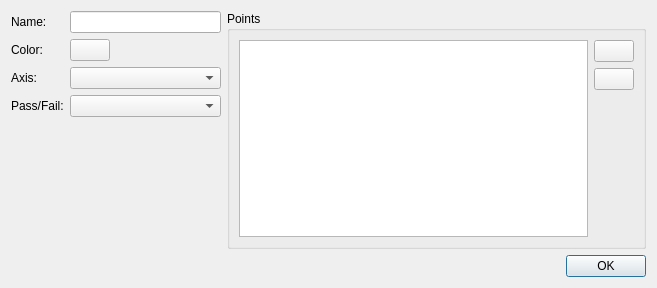
<?xml version="1.0" encoding="UTF-8"?>
<ui version="4.0">
 <class>XYPlotConstantLineEditDialog</class>
 <widget class="QDialog" name="XYPlotConstantLineEditDialog">
  <property name="geometry">
   <rect>
    <x>0</x>
    <y>0</y>
    <width>657</width>
    <height>288</height>
   </rect>
  </property>
  <property name="windowTitle">
   <string>Edit line</string>
  </property>
  <property name="modal">
   <bool>true</bool>
  </property>
  <layout class="QVBoxLayout" name="verticalLayout_3">
   <item>
    <layout class="QHBoxLayout" name="horizontalLayout_2" stretch="1,2">
     <item>
      <layout class="QVBoxLayout" name="verticalLayout_2">
       <item>
        <layout class="QFormLayout" name="formLayout">
         <item row="0" column="0">
          <widget class="QLabel" name="label">
           <property name="text">
            <string>Name:</string>
           </property>
          </widget>
         </item>
         <item row="0" column="1">
          <widget class="QLineEdit" name="name"/>
         </item>
         <item row="1" column="0">
          <widget class="QLabel" name="label_2">
           <property name="text">
            <string>Color:</string>
           </property>
          </widget>
         </item>
         <item row="1" column="1">
          <widget class="ColorPickerButton" name="color">
           <property name="sizePolicy">
            <sizepolicy hsizetype="Fixed" vsizetype="Fixed">
             <horstretch>0</horstretch>
             <verstretch>0</verstretch>
            </sizepolicy>
           </property>
           <property name="text">
            <string/>
           </property>
          </widget>
         </item>
         <item row="2" column="0">
          <widget class="QLabel" name="label_3">
           <property name="text">
            <string>Axis:</string>
           </property>
          </widget>
         </item>
         <item row="2" column="1">
          <widget class="QComboBox" name="axis"/>
         </item>
         <item row="3" column="0">
          <widget class="QLabel" name="label_4">
           <property name="text">
            <string>Pass/Fail:</string>
           </property>
          </widget>
         </item>
         <item row="3" column="1">
          <widget class="QComboBox" name="passFail"/>
         </item>
        </layout>
       </item>
       <item>
        <spacer name="verticalSpacer_2">
         <property name="orientation">
          <enum>Qt::Vertical</enum>
         </property>
         <property name="sizeHint" stdset="0">
          <size>
           <width>20</width>
           <height>40</height>
          </size>
         </property>
        </spacer>
       </item>
      </layout>
     </item>
     <item>
      <widget class="QGroupBox" name="groupBox">
       <property name="title">
        <string>Points</string>
       </property>
       <layout class="QHBoxLayout" name="horizontalLayout">
        <item>
         <widget class="QTableWidget" name="pointTable">
          <property name="selectionMode">
           <enum>QAbstractItemView::SingleSelection</enum>
          </property>
          <attribute name="horizontalHeaderStretchLastSection">
           <bool>true</bool>
          </attribute>
          <attribute name="verticalHeaderVisible">
           <bool>false</bool>
          </attribute>
         </widget>
        </item>
        <item>
         <layout class="QVBoxLayout" name="verticalLayout">
          <item>
           <widget class="QPushButton" name="addPoint">
            <property name="text">
             <string/>
            </property>
            <property name="icon">
             <iconset theme="list-add" resource="../icons.qrc">
              <normaloff>:/icons/add.png</normaloff>:/icons/add.png</iconset>
            </property>
           </widget>
          </item>
          <item>
           <widget class="QPushButton" name="removePoint">
            <property name="text">
             <string/>
            </property>
            <property name="icon">
             <iconset theme="list-remove" resource="../icons.qrc">
              <normaloff>:/icons/remove.png</normaloff>:/icons/remove.png</iconset>
            </property>
           </widget>
          </item>
          <item>
           <spacer name="verticalSpacer">
            <property name="orientation">
             <enum>Qt::Vertical</enum>
            </property>
            <property name="sizeHint" stdset="0">
             <size>
              <width>20</width>
              <height>40</height>
             </size>
            </property>
           </spacer>
          </item>
         </layout>
        </item>
       </layout>
      </widget>
     </item>
    </layout>
   </item>
   <item>
    <widget class="QDialogButtonBox" name="buttonBox">
     <property name="orientation">
      <enum>Qt::Horizontal</enum>
     </property>
     <property name="standardButtons">
      <set>QDialogButtonBox::Ok</set>
     </property>
    </widget>
   </item>
  </layout>
 </widget>
 <customwidgets>
  <customwidget>
   <class>ColorPickerButton</class>
   <extends>QPushButton</extends>
   <header>CustomWidgets/colorpickerbutton.h</header>
  </customwidget>
 </customwidgets>
 <resources>
  <include location="../icons.qrc"/>
 </resources>
 <connections>
  <connection>
   <sender>buttonBox</sender>
   <signal>accepted()</signal>
   <receiver>XYPlotConstantLineEditDialog</receiver>
   <slot>accept()</slot>
   <hints>
    <hint type="sourcelabel">
     <x>248</x>
     <y>254</y>
    </hint>
    <hint type="destinationlabel">
     <x>157</x>
     <y>274</y>
    </hint>
   </hints>
  </connection>
 </connections>
</ui>
